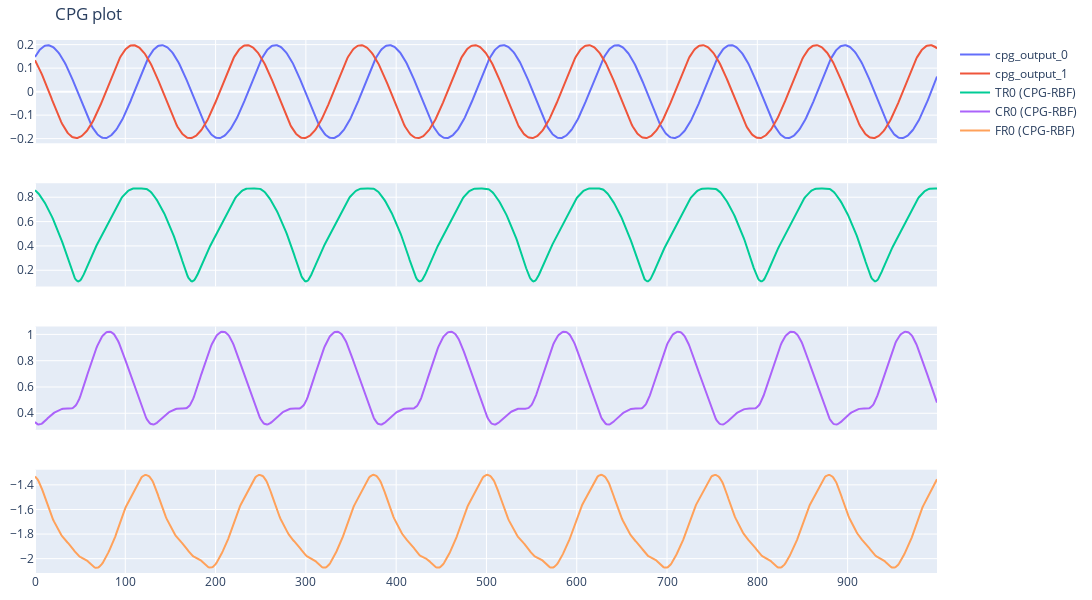

Notebook source saved alongside this figure:
### Code cell
cpg = CPG_SO2()
cpg_output_0 = []
cpg_output_1 = []
online_imitated_paths = {'TR0':[], 'CR0':[], 'FR0':[]}
for i in range(1000):
    cpg.s = 1.0
    cpg.update_cpg(0.05)      # phi would be equal when learning


    cpg_output_0.append(cpg.out0_t)
    cpg_output_1.append(cpg.out1_t)
    
    online_imitated_paths['TR0'].append(rbf.regenerate_target_traj(cpg.out0_t, cpg.out1_t, imitated_weights['TR0']))
    online_imitated_paths['CR0'].append(rbf.regenerate_target_traj(cpg.out0_t, cpg.out1_t, imitated_weights['CR0']))
    online_imitated_paths['FR0'].append(rbf.regenerate_target_traj(cpg.out0_t, cpg.out1_t, imitated_weights['FR0']))

fig = go.Figure()
fig = make_subplots(rows=4, cols=1, shared_xaxes=True)
fig.update_layout(height=600, width=1100, title="CPG plot")
fig.update_layout(margin=dict(l=10, r=10, t=40, b=10))  # Reduce margins

fig.add_trace(go.Scatter( y=cpg_output_0, mode='lines', name=f'cpg_output_0'), row=1, col=1)
fig.add_trace(go.Scatter( y=cpg_output_1, mode='lines', name=f'cpg_output_1'), row=1, col=1)
fig.add_trace(go.Scatter( y=online_imitated_paths['TR0'], mode='lines', name=f'TR0 (CPG-RBF)'), row=2, col=1)
fig.add_trace(go.Scatter( y=online_imitated_paths['CR0'], mode='lines', name=f'CR0 (CPG-RBF)'), row=3, col=1)
fig.add_trace(go.Scatter( y=online_imitated_paths['FR0'], mode='lines', name=f'FR0 (CPG-RBF)'), row=4, col=1)

### Figure 1 — Plotly figure (JSON) as saved in the notebook; plotly's stock layout.template omitted (floating-point values rounded to 4 significant figures; data arrays with more than 128 entries replaced by an {"elided": "..."} marker saying what was removed)
{"data": [{"mode": "lines", "name": "cpg_output_0", "type": "scatter", "xaxis": "x", "y": {"elided": "1000 float values"}, "yaxis": "y"}, {"mode": "lines", "name": "cpg_output_1", "type": "scatter", "xaxis": "x", "y": {"elided": "1000 float values"}, "yaxis": "y"}, {"mode": "lines", "name": "TR0 (CPG-RBF)", "type": "scatter", "xaxis": "x2", "y": {"elided": "1000 float values"}, "yaxis": "y2"}, {"mode": "lines", "name": "CR0 (CPG-RBF)", "type": "scatter", "xaxis": "x3", "y": {"elided": "1000 float values"}, "yaxis": "y3"}, {"mode": "lines", "name": "FR0 (CPG-RBF)", "type": "scatter", "xaxis": "x4", "y": {"elided": "1000 float values"}, "yaxis": "y4"}], "layout": {"height": 600, "margin": {"b": 10, "l": 10, "r": 10, "t": 40}, "title": {"text": "CPG plot"}, "width": 1100, "xaxis": {"anchor": "y", "domain": [0, 1], "matches": "x4", "showticklabels": false}, "xaxis2": {"anchor": "y2", "domain": [0, 1], "matches": "x4", "showticklabels": false}, "xaxis3": {"anchor": "y3", "domain": [0, 1], "matches": "x4", "showticklabels": false}, "xaxis4": {"anchor": "y4", "domain": [0, 1]}, "yaxis": {"anchor": "x", "domain": [0.8063, 1]}, "yaxis2": {"anchor": "x2", "domain": [0.5375, 0.7312]}, "yaxis3": {"anchor": "x3", "domain": [0.2687, 0.4625]}, "yaxis4": {"anchor": "x4", "domain": [0, 0.1938]}}}
